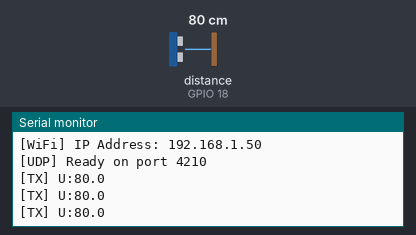
The sketch below on a simulated ESP32. On the bench: the last lines printed to the serial monitor. Wiring (inferred from the names in the program): ultrasonic range finder: trigger GPIO 5; echo GPIO 18. The inputs (shaded band) are chosen by the test bench; at power-on: distance to the obstacle (sensor on GPIO 18) 80 cm. The echo pulse lasts 58.3 µs per cm; WiFi joins after 1.5 s; servers stay silent unless stated.

Above: at 2.7 s.
2.8 s: distance to the obstacle (sensor on GPIO 18) set to 2 cm
At 3.32 s:
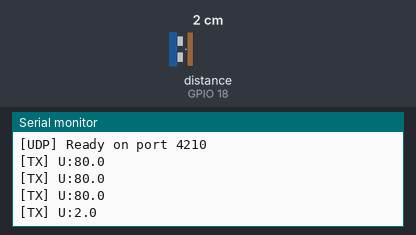
4.3 s: distance to the obstacle (sensor on GPIO 18) set to 4 cm
At 4.82 s:
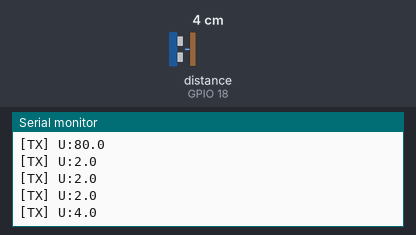
Timing chart, 0 to 7.3 s (numbered marks = the images above; inputs shaded):
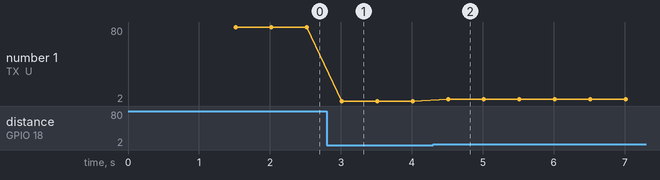

The sketch:

sensor_ultrasonic.ino
```cpp
/*
 * ============================================
 *  ESP32 #1 — Ultrasonic Sensor Node (HC-SR04)
 * ============================================
 *
 * Reads distance from HC-SR04 every 500ms and
 * sends it via UDP to the hub node.
 *
 * Connects to the Hub's WiFi Access Point.
 *
 * Wiring:
 *   HC-SR04 VCC  → ESP32 5V
 *   HC-SR04 GND  → ESP32 GND
 *   HC-SR04 TRIG → ESP32 GPIO 5
 *   HC-SR04 ECHO → ESP32 GPIO 18
 *
 * UDP Packet Format: "U:<distance_cm>"
 * Example: "U:25.3"
 */

#include <WiFi.h>
#include <WiFiUdp.h>

// ========== CONFIGURATION ==========i
// WiFi credentials — Connect to the Hub's Access Point
const char *WIFI_SSID = "JARVIS";
const char *WIFI_PASSWORD = "kitty1234";

// UDP settings — send directly to the hub's AP IP
const int UDP_PORT = 4210;
const IPAddress HUB_IP(192, 168, 4, 1);

// Sensor pins
const int TRIG_PIN = 5;
const int ECHO_PIN = 18;

// Timing
const unsigned long SEND_INTERVAL_MS = 500; // Send every 500ms
// ====================================

WiFiUDP udp;
unsigned long lastSendTime = 0;

void setup() {
  Serial.begin(115200);
  Serial.println();
  Serial.println("=================================");
  Serial.println(" ESP32 #1 — Ultrasonic Sensor Node");
  Serial.println("=================================");

  // Configure sensor pins
  pinMode(TRIG_PIN, OUTPUT);
  pinMode(ECHO_PIN, INPUT);
  digitalWrite(TRIG_PIN, LOW);

  // Connect to Hub AP
  connectToWiFi();

  // Start UDP
  udp.begin(UDP_PORT);
  Serial.println("[UDP] Ready on port " + String(UDP_PORT));
}

void loop() {
  // Reconnect WiFi if lost
  if (WiFi.status() != WL_CONNECTED) {
    Serial.println("[WiFi] Connection lost. Reconnecting...");
    connectToWiFi();
  }

  unsigned long now = millis();
  if (now - lastSendTime >= SEND_INTERVAL_MS) {
    lastSendTime = now;

    // Read distance
    float distance = readDistanceCm();

    // Build and send UDP packet
    String packet = "U:" + String(distance, 1);

    udp.beginPacket(HUB_IP, UDP_PORT);
    udp.print(packet);
    udp.endPacket();

    Serial.println("[TX] " + packet);
  }
}

/**
 * Read distance in cm from the HC-SR04 sensor.
 * Returns -1.0 if no echo received (out of range).
 */
float readDistanceCm() {
  // Send a 10µs trigger pulse
  digitalWrite(TRIG_PIN, LOW);
  delayMicroseconds(2);
  digitalWrite(TRIG_PIN, HIGH);
  delayMicroseconds(10);
  digitalWrite(TRIG_PIN, LOW);

  // Measure echo duration (timeout at 30ms ≈ ~500cm max)
  long duration = pulseIn(ECHO_PIN, HIGH, 30000);

  if (duration == 0) {
    return -1.0; // No echo — out of range
  }

  // Speed of sound ≈ 0.0343 cm/µs, round-trip so divide by 2
  float distance = (duration * 0.0343) / 2.0;
  return distance;
}

/**
 * Connect to WiFi (Hub AP) with retry logic.
 */
void connectToWiFi() {
  Serial.print("[WiFi] Connecting to ");
  Serial.print(WIFI_SSID);

  WiFi.mode(WIFI_STA);
  WiFi.begin(WIFI_SSID, WIFI_PASSWORD);

  int attempts = 0;
  while (WiFi.status() != WL_CONNECTED && attempts < 40) {
    delay(500);
    Serial.print(".");
    attempts++;
  }

  if (WiFi.status() == WL_CONNECTED) {
    Serial.println();
    Serial.println("[WiFi] Connected to Hub AP!");
    Serial.println("[WiFi] IP Address: " + WiFi.localIP().toString());
  } else {
    Serial.println();
    Serial.println("[WiFi] Failed to connect. Will retry...");
  }
}
```

Measured:
- after the input at 2.8 s, the serial monitor: prints a new line after 0.21 s (image 1)
- after the input at 4.3 s, the serial monitor: prints a new line after 0.21 s (image 2)
- plotted number 1: 80 → 2 after the input at 2.8 s, 2 → 4 after the input at 4.3 s
